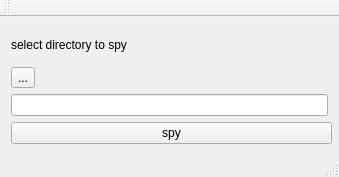
<?xml version="1.0" encoding="UTF-8"?>
<ui version="4.0">
 <class>MainWindow</class>
 <widget class="QMainWindow" name="MainWindow">
  <property name="geometry">
   <rect>
    <x>0</x>
    <y>0</y>
    <width>339</width>
    <height>177</height>
   </rect>
  </property>
  <property name="minimumSize">
   <size>
    <width>339</width>
    <height>177</height>
   </size>
  </property>
  <property name="maximumSize">
   <size>
    <width>600</width>
    <height>400</height>
   </size>
  </property>
  <property name="windowTitle">
   <string>FileSpy</string>
  </property>
  <widget class="QWidget" name="centralWidget">
   <layout class="QVBoxLayout" name="verticalLayout_2">
    <item>
     <widget class="QLabel" name="label">
      <property name="text">
       <string>select directory to spy</string>
      </property>
     </widget>
    </item>
    <item>
     <widget class="QToolButton" name="toolButton">
      <property name="text">
       <string>...</string>
      </property>
     </widget>
    </item>
    <item>
     <widget class="QLineEdit" name="lineEdit"/>
    </item>
    <item>
     <widget class="QPushButton" name="pushButton">
      <property name="minimumSize">
       <size>
        <width>321</width>
        <height>0</height>
       </size>
      </property>
      <property name="text">
       <string>spy</string>
      </property>
     </widget>
    </item>
   </layout>
  </widget>
  <widget class="QMenuBar" name="menuBar">
   <property name="geometry">
    <rect>
     <x>0</x>
     <y>0</y>
     <width>339</width>
     <height>21</height>
    </rect>
   </property>
  </widget>
  <widget class="QToolBar" name="mainToolBar">
   <attribute name="toolBarArea">
    <enum>TopToolBarArea</enum>
   </attribute>
   <attribute name="toolBarBreak">
    <bool>true</bool>
   </attribute>
  </widget>
  <widget class="QStatusBar" name="statusBar"/>
 </widget>
 <layoutdefault spacing="6" margin="11"/>
 <tabstops>
  <tabstop>toolButton</tabstop>
  <tabstop>lineEdit</tabstop>
  <tabstop>pushButton</tabstop>
 </tabstops>
 <resources/>
 <connections/>
 <slots>
  <slot>slot1()</slot>
  <slot>slot2()</slot>
 </slots>
</ui>
